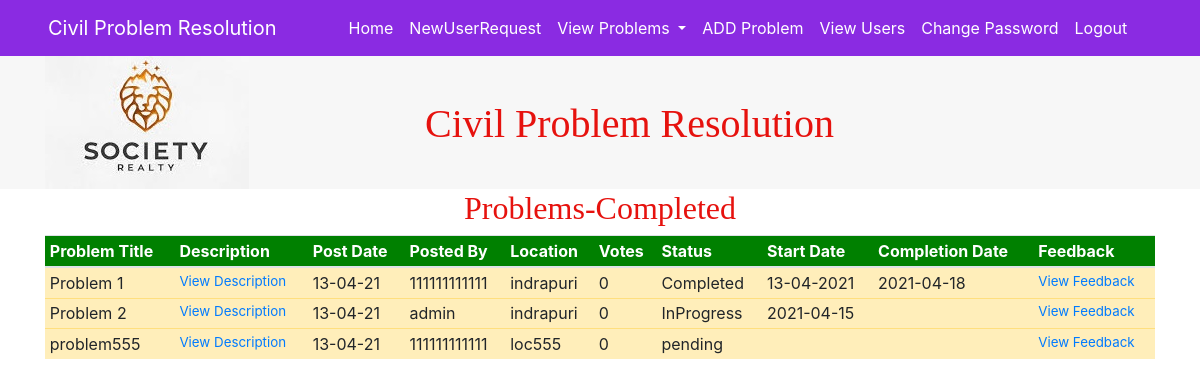
Page /admin/completedAdmin.php on the committed database.
### tables this page shows
CREATE TABLE `problem` (
  `pid` int(5) NOT NULL,
  `ptitle` varchar(50) DEFAULT NULL,
  `pdesc` varchar(200) DEFAULT NULL,
  `pdate` varchar(20) DEFAULT NULL,
  `username` varchar(30) DEFAULT NULL,
  `pplace` varchar(30) DEFAULT NULL,
  `votes` varchar(10) DEFAULT NULL,
  `status` varchar(10) DEFAULT NULL,
  `startdate` varchar(20) DEFAULT NULL,
  `estcompdate` varchar(20) DEFAULT NULL,
  `actcompdate` varchar(20) DEFAULT NULL
);

### admin/dbconfigure.php (called while the page is built, shortened)
<?php
$dbserver = "127.0.0.1";
$dbuser = "root";
$dbpwd = "";
$dbname = "civilprobphp";
function my_select($query)
{
global $dbserver , $dbuser , $dbpwd , $dbname;
$cid = mysqli_connect($dbserver,$dbuser,$dbpwd) or die("Connection Failed");
mysqli_select_db($cid,$dbname);
$rs = mysqli_query($cid,$query);
return $rs;
}
function allproblems()
{
$query = "select * from problem";
$rs = my_select($query);
return $rs;
}
function getVote($id)
{
$query = "Select * from vote where pid=$id";
$rs = my_select($query);
$n = mysqli_num_rows($rs);
return $n;
}
?>

### admin/completedAdmin.php (the view, shortened to what this page needs)
<html>
    <head>
<link rel=stylesheet type = text/css href="https://stackpath.bootstrapcdn.com/font-awesome/4.7.0/css/font-awesome.min.css">
 <link rel="stylesheet" type="text/css" href="http://ajax.aspnetcdn.com/ajax/jquery.dataTables/1.9.4/css/jquery.dataTables.css">
    </head>
    <body>
	<?php include "header.php"; ?>
     <?php include "nav3.php";  ?>
        <div class="container">
				    <div class=row>
				        <div class="col-sm-12">
  <h2 class = text-center style = "font-family : 'Monotype Corsiva' ; color : #E6120E">Problems-Completed</h2>
</div>
</div>
</div>
<?php
  include "dbconfigure.php";
  $rs = allproblems();
?>
<div class = container>
<div class = row>
<div class = col-sm-12>
<div class='table-responsive'>
<table class='table table-hover table-sm' style = 'overflow: scroll' id="example" class="display" style="width:100%">
<thead style = 'background-color : green ; color : white' >
<tr>
<th>Problem Title</th>
<th>Description</th>
<th>Post Date</th>
<th>Posted By</th>
<th>Location</th>
<th>Votes</th>
<th>Status</th>
<th>Start Date</th>
<th>Completion Date</th>
<th>Feedback</th>
</tr>
</thead>
 <tbody >
    <?php
while($row = mysqli_fetch_array($rs))
{
    ?>
<tr class='table-warning'>
<td><?php echo $row[1] ?></td>
<td><a style = "font-size : 10pt" href="viewdescription.php?id=<?php echo $row[0] ?>">View Description</a></td>
<td><?php echo $row[3] ?></td>
<td><?php echo $row[4] ?></td>
<td><?php echo $row[5] ?></td>
<td><?php echo getVote($row[0])?></td>
 <td><?php echo $row[7] ?></td>
 <td><?php echo $row[8] ?></td>
<td><?php echo $row[10] ?></td>
<td><a style = "font-size : 10pt" href="ViewFeedbackPerProb.php?id=<?php echo $row[0] ?>">View Feedback</a></td>
</tr>
<?php
}
?>
</tbody>
</table>
</div>
</div>
</div>
</div>
    </body>
</html>

### admin/header.php (shortened to what this page needs)
<html>
<head>
<link rel="stylesheet" href="https://cdnjs.cloudflare.com/ajax/libs/font-awesome/4.7.0/css/font-awesome.min.css">
</head>
</html>

### admin/nav3.php (shortened to what this page needs)
<!DOCTYPE html>
<html lang="en">
<head>
  <link rel="stylesheet" href="https://maxcdn.bootstrapcdn.com/bootstrap/4.3.1/css/bootstrap.min.css">
</head>
<body>
<nav class="navbar navbar-expand-sm navbar-dark pl-5 fixed-top" style="background-color : blueviolet">
<a href="index.php" class="navbar-brand">Civil Problem Resolution</a>
<div class="collapse navbar-collapse" id="mymenu">
<ul class="navbar-nav pl-5 custom-nav">
<li class="nav-item"><a href="admin_home.php" class="nav-link" style="color : white">Home</a></li>
<li class="nav-item"><a href="newuserrequest.php" class="nav-link" style="color : white">NewUserRequest</a></li>
<li class="nav-item dropdown">
      <a class="nav-link dropdown-toggle" href="#"  data-toggle="dropdown" style = "color : white">
       View Problems
      </a>
    </li>
<li class="nav-item"><a href="addproblemsAdmin.php" class="nav-link" style="color : white">ADD Problem</a></li>
<li class="nav-item"><a href="viewusersAdmin.php" class="nav-link" style="color : white">View Users</a></li>
<li class="nav-item"><a href="changepasswordAdmin.php" class="nav-link" style="color : white">Change Password</a></li>
<li class="nav-item"><a href="logout.php" class="nav-link" style="color : white">Logout</a></li>
</ul>
</div>
</nav>
<div class="container-fluid" style = "background-color:#F7F7F7">
<div class="container" style = "margin-top:50px">
<div class="row">
<div class="col-sm-4">
<img src = "images/logoCivilProb.jpg" class="img-responsive">
</div>
<div class="col-sm-8" style = "margin-top:50px">
<h1 style = "color : #E6120E ; font-family : 'Monotype Corsiva'">Civil Problem Resolution</h1>
</div>
</div>
</div>
</div>
</body>
</html>

### rows in the picture
problem: ptitle "Problem 1", pdate "13-04-21", username "111111111111", pplace "indrapuri", row "0", status "Completed", startdate "13-04-2021", actcompdate "2021-04-18"
problem: ptitle "Problem 2", pdate "13-04-21", username "admin", pplace "indrapuri", row "0", status "InProgress", startdate "2021-04-15"
problem: ptitle "problem555", pdate "13-04-21", username "111111111111", pplace "loc555", row "0", status "pending"
